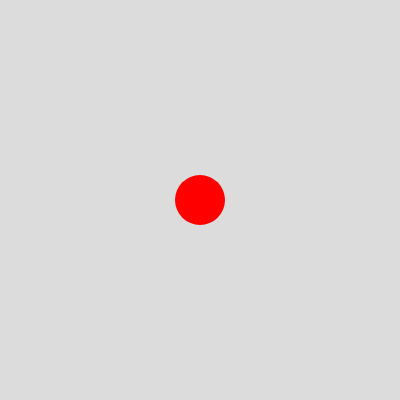
Frame 1 (no input)
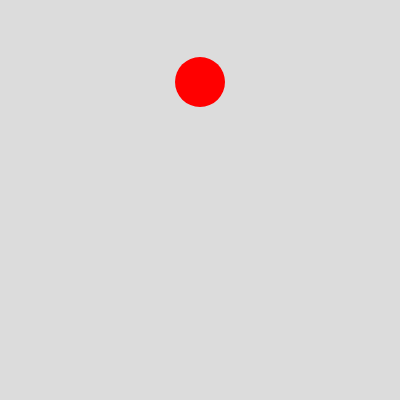
Frame 60 (no input)
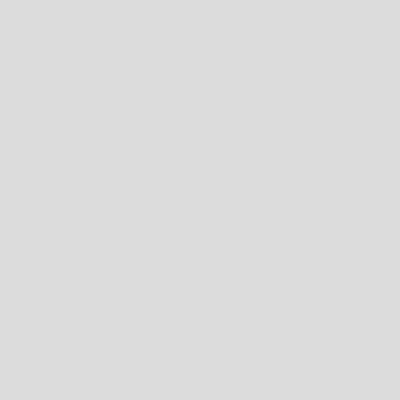
Frame 120 (the mouse pressed at the canvas centre since frame 60)

The p5.js sketch that drew these frames (run headless with seeded random() and noise() and a simulated clock; from frame 60 on, the mouse is pressed at the canvas centre):

// p5.js sketch
// ── sketch.js
// let xpos = 200;
// let ypos = 200;
// let speed = 2;
// let size = 50
// let direction = -1;

// an object 
let myCircle =  {
  xpos : 200,
  ypos : 200,
  speed : 2,
  size : 50, 
  direction : -1
}

function setup() {
  createCanvas(400, 400);
}

function draw() {
  background(220);
  noStroke();
  fill(255, 0, 0);
  
  // circle(xpos, ypos, size);
  // ypos += direction * speed
  
  circle(myCircle.xpos, myCircle.ypos, myCircle.size);
  myCircle.ypos += myCircle.direction * myCircle.speed;
  
  console.log(myCircle.direction * myCircle.speed);
}

// https://editor.p5js.org/jht1493/sketches/4_VOFzrq8
// https://editor.p5js.org/enickles/sketches/ANfj8SGBd
// ICM-06 Example - ICM 21 Week 2 - Object Literal
